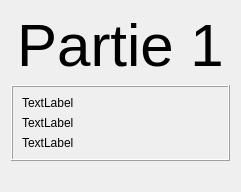
      <widget class="QWidget" name="pageRoundTitle">
       <layout class="QGridLayout" name="gridLayout_3">
        <item row="0" column="0">
         <spacer name="horizontalSpacer_6">
          <property name="orientation">
           <enum>Qt::Horizontal</enum>
          </property>
          <property name="sizeHint" stdset="0">
           <size>
            <width>0</width>
            <height>0</height>
           </size>
          </property>
         </spacer>
        </item>
        <item row="0" column="1">
         <widget class="QLabel" name="RT_RoundTitle">
          <property name="sizePolicy">
           <sizepolicy hsizetype="Expanding" vsizetype="Expanding">
            <horstretch>0</horstretch>
            <verstretch>1</verstretch>
           </sizepolicy>
          </property>
          <property name="baseSize">
           <size>
            <width>0</width>
            <height>1</height>
           </size>
          </property>
          <property name="font">
           <font>
            <pointsize>45</pointsize>
            <kerning>false</kerning>
           </font>
          </property>
          <property name="text">
           <string>Partie 1</string>
          </property>
          <property name="scaledContents">
           <bool>true</bool>
          </property>
          <property name="alignment">
           <set>Qt::AlignCenter</set>
          </property>
          <property name="wordWrap">
           <bool>true</bool>
          </property>
          <property name="textInteractionFlags">
           <set>Qt::NoTextInteraction</set>
          </property>
         </widget>
        </item>
        <item row="1" column="0" colspan="3">
         <widget class="QFrame" name="frame">
          <property name="sizePolicy">
           <sizepolicy hsizetype="Preferred" vsizetype="Preferred">
            <horstretch>0</horstretch>
            <verstretch>3</verstretch>
           </sizepolicy>
          </property>
          <property name="frameShape">
           <enum>QFrame::Box</enum>
          </property>
          <property name="frameShadow">
           <enum>QFrame::Raised</enum>
          </property>
          <layout class="QVBoxLayout" name="verticalLayout">
           <item>
            <widget class="QLabel" name="RT_SubRound_1">
             <property name="text">
              <string>TextLabel</string>
             </property>
             <property name="textInteractionFlags">
              <set>Qt::NoTextInteraction</set>
             </property>
            </widget>
           </item>
           <item>
            <widget class="QLabel" name="RT_SubRound_2">
             <property name="text">
              <string>TextLabel</string>
             </property>
            </widget>
           </item>
           <item>
            <widget class="QLabel" name="RT_SubRound_3">
             <property name="text">
              <string>TextLabel</string>
             </property>
            </widget>
           </item>
          </layout>
         </widget>
        </item>
        <item row="0" column="2">
         <spacer name="horizontalSpacer_7">
          <property name="orientation">
           <enum>Qt::Horizontal</enum>
          </property>
          <property name="sizeHint" stdset="0">
           <size>
            <width>0</width>
            <height>0</height>
           </size>
          </property>
         </spacer>
        </item>
        <item row="2" column="0" colspan="3">
         <widget class="QLabel" name="RT_Logo">
          <property name="sizePolicy">
           <sizepolicy hsizetype="Expanding" vsizetype="Expanding">
            <horstretch>0</horstretch>
            <verstretch>1</verstretch>
           </sizepolicy>
          </property>
          <property name="text">
           <string>&lt;logo&gt;</string>
          </property>
          <property name="alignment">
           <set>Qt::AlignCenter</set>
          </property>
         </widget>
        </item>
       </layout>
      </widget>
